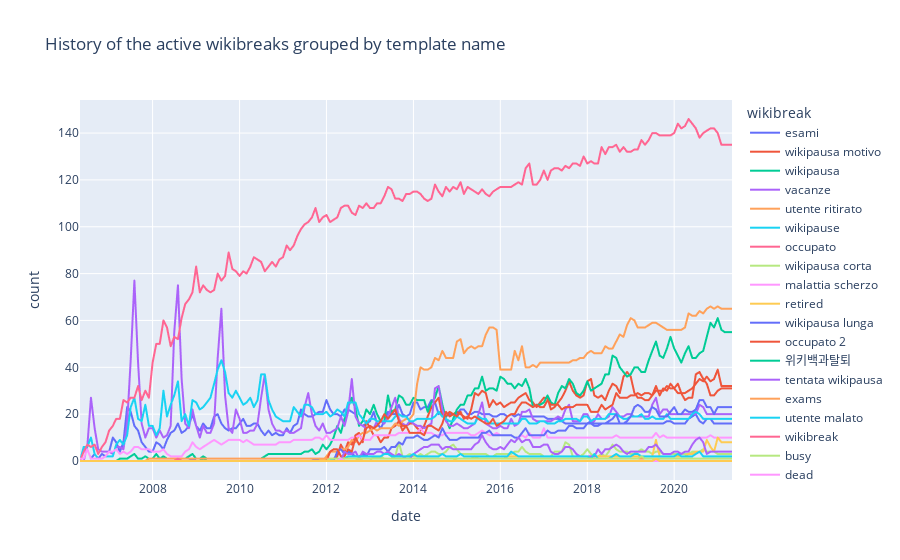

Here is the notebook cell this chart was saved with:
### Code cell
fig = px.line(breaks_history_wikibreak_count_cleaned, x='date', y='count', color='wikibreak', title='History of the active wikibreaks grouped by template name')
fig.show()

### Figure 1 — Plotly figure (JSON) as saved in the notebook; plotly's stock layout.template omitted (floating-point values rounded to 4 significant figures; data arrays with more than 128 entries replaced by an {"elided": "..."} marker saying what was removed)
{"data": [{"hovertemplate": "wikibreak=esami<br>date=%{x}<br>count=%{y}<extra></extra>", "legendgroup": "esami", "line": {"color": "#636efa", "dash": "solid"}, "mode": "lines", "name": "esami", "showlegend": true, "type": "scattergl", "x": {"elided": "181 str values"}, "xaxis": "x", "y": {"elided": "181 int values"}, "yaxis": "y"}, {"hovertemplate": "wikibreak=wikipausa motivo<br>date=%{x}<br>count=%{y}<extra></extra>", "legendgroup": "wikipausa motivo", "line": {"color": "#EF553B", "dash": "solid"}, "mode": "lines", "name": "wikipausa motivo", "showlegend": true, "type": "scattergl", "x": {"elided": "181 str values"}, "xaxis": "x", "y": {"elided": "181 int values"}, "yaxis": "y"}, {"hovertemplate": "wikibreak=wikipausa<br>date=%{x}<br>count=%{y}<extra></extra>", "legendgroup": "wikipausa", "line": {"color": "#00cc96", "dash": "solid"}, "mode": "lines", "name": "wikipausa", "showlegend": true, "type": "scattergl", "x": {"elided": "181 str values"}, "xaxis": "x", "y": {"elided": "181 int values"}, "yaxis": "y"}, {"hovertemplate": "wikibreak=vacanze<br>date=%{x}<br>count=%{y}<extra></extra>", "legendgroup": "vacanze", "line": {"color": "#ab63fa", "dash": "solid"}, "mode": "lines", "name": "vacanze", "showlegend": true, "type": "scattergl", "x": {"elided": "181 str values"}, "xaxis": "x", "y": {"elided": "181 int values"}, "yaxis": "y"}, {"hovertemplate": "wikibreak=utente ritirato<br>date=%{x}<br>count=%{y}<extra></extra>", "legendgroup": "utente ritirato", "line": {"color": "#FFA15A", "dash": "solid"}, "mode": "lines", "name": "utente ritirato", "showlegend": true, "type": "scattergl", "x": {"elided": "181 str values"}, "xaxis": "x", "y": {"elided": "181 int values"}, "yaxis": "y"}, {"hovertemplate": "wikibreak=wikipause<br>date=%{x}<br>count=%{y}<extra></extra>", "legendgroup": "wikipause", "line": {"color": "#19d3f3", "dash": "solid"}, "mode": "lines", "name": "wikipause", "showlegend": true, "type": "scattergl", "x": {"elided": "181 str values"}, "xaxis": "x", "y": {"elided": "181 int values"}, "yaxis": "y"}, {"hovertemplate": "wikibreak=occupato<br>date=%{x}<br>count=%{y}<extra></extra>", "legendgroup": "occupato", "line": {"color": "#FF6692", "dash": "solid"}, "mode": "lines", "name": "occupato", "showlegend": true, "type": "scattergl", "x": {"elided": "181 str values"}, "xaxis": "x", "y": {"elided": "181 int values"}, "yaxis": "y"}, {"hovertemplate": "wikibreak=wikipausa corta<br>date=%{x}<br>count=%{y}<extra></extra>", "legendgroup": "wikipausa corta", "line": {"color": "#B6E880", "dash": "solid"}, "mode": "lines", "name": "wikipausa corta", "showlegend": true, "type": "scattergl", "x": {"elided": "181 str values"}, "xaxis": "x", "y": {"elided": "181 int values"}, "yaxis": "y"}, {"hovertemplate": "wikibreak=malattia scherzo<br>date=%{x}<br>count=%{y}<extra></extra>", "legendgroup": "malattia scherzo", "line": {"color": "#FF97FF", "dash": "solid"}, "mode": "lines", "name": "malattia scherzo", "showlegend": true, "type": "scattergl", "x": {"elided": "181 str values"}, "xaxis": "x", "y": {"elided": "181 int values"}, "yaxis": "y"}, {"hovertemplate": "wikibreak=retired<br>date=%{x}<br>count=%{y}<extra></extra>", "legendgroup": "retired", "line": {"color": "#FECB52", "dash": "solid"}, "mode": "lines", "name": "retired", "showlegend": true, "type": "scattergl", "x": {"elided": "181 str values"}, "xaxis": "x", "y": {"elided": "181 int values"}, "yaxis": "y"}, {"hovertemplate": "wikibreak=wikipausa lunga<br>date=%{x}<br>count=%{y}<extra></extra>", "legendgroup": "wikipausa lunga", "line": {"color": "#636efa", "dash": "solid"}, "mode": "lines", "name": "wikipausa lunga", "showlegend": true, "type": "scattergl", "x": {"elided": "181 str values"}, "xaxis": "x", "y": {"elided": "181 int values"}, "yaxis": "y"}, {"hovertemplate": "wikibreak=occupato 2<br>date=%{x}<br>count=%{y}<extra></extra>", "legendgroup": "occupato 2", "line": {"color": "#EF553B", "dash": "solid"}, "mode": "lines", "name": "occupato 2", "showlegend": true, "type": "scattergl", "x": {"elided": "181 str values"}, "xaxis": "x", "y": {"elided": "181 int values"}, "yaxis": "y"}, {"hovertemplate": "wikibreak=위키백과탈퇴<br>date=%{x}<br>count=%{y}<extra></extra>", "legendgroup": "위키백과탈퇴", "line": {"color": "#00cc96", "dash": "solid"}, "mode": "lines", "name": "위키백과탈퇴", "showlegend": true, "type": "scattergl", "x": {"elided": "181 str values"}, "xaxis": "x", "y": {"elided": "181 int values"}, "yaxis": "y"}, {"hovertemplate": "wikibreak=tentata wikipausa<br>date=%{x}<br>count=%{y}<extra></extra>", "legendgroup": "tentata wikipausa", "line": {"color": "#ab63fa", "dash": "solid"}, "mode": "lines", "name": "tentata wikipausa", "showlegend": true, "type": "scattergl", "x": {"elided": "181 str values"}, "xaxis": "x", "y": {"elided": "181 int values"}, "yaxis": "y"}, {"hovertemplate": "wikibreak=exams<br>date=%{x}<br>count=%{y}<extra></extra>", "legendgroup": "exams", "line": {"color": "#FFA15A", "dash": "solid"}, "mode": "lines", "name": "exams", "showlegend": true, "type": "scattergl", "x": {"elided": "181 str values"}, "xaxis": "x", "y": {"elided": "181 int values"}, "yaxis": "y"}, {"hovertemplate": "wikibreak=utente malato<br>date=%{x}<br>count=%{y}<extra></extra>", "legendgroup": "utente malato", "line": {"color": "#19d3f3", "dash": "solid"}, "mode": "lines", "name": "utente malato", "showlegend": true, "type": "scattergl", "x": {"elided": "181 str values"}, "xaxis": "x", "y": {"elided": "181 int values"}, "yaxis": "y"}, {"hovertemplate": "wikibreak=wikibreak<br>date=%{x}<br>count=%{y}<extra></extra>", "legendgroup": "wikibreak", "line": {"color": "#FF6692", "dash": "solid"}, "mode": "lines", "name": "wikibreak", "showlegend": true, "type": "scattergl", "x": {"elided": "181 str values"}, "xaxis": "x", "y": {"elided": "181 int values"}, "yaxis": "y"}, {"hovertemplate": "wikibreak=busy<br>date=%{x}<br>count=%{y}<extra></extra>", "legendgroup": "busy", "line": {"color": "#B6E880", "dash": "solid"}, "mode": "lines", "name": "busy", "showlegend": true, "type": "scattergl", "x": {"elided": "181 str values"}, "xaxis": "x", "y": {"elided": "181 int values"}, "yaxis": "y"}, {"hovertemplate": "wikibreak=dead<br>date=%{x}<br>count=%{y}<extra></extra>", "legendgroup": "dead", "line": {"color": "#FF97FF", "dash": "solid"}, "mode": "lines", "name": "dead", "showlegend": true, "type": "scattergl", "x": {"elided": "181 str values"}, "xaxis": "x", "y": {"elided": "181 int values"}, "yaxis": "y"}, {"hovertemplate": "wikibreak=semi-retired<br>date=%{x}<br>count=%{y}<extra></extra>", "legendgroup": "semi-retired", "line": {"color": "#FECB52", "dash": "solid"}, "mode": "lines", "name": "semi-retired", "showlegend": true, "type": "scattergl", "x": {"elided": "181 str values"}, "xaxis": "x", "y": {"elided": "181 int values"}, "yaxis": "y"}], "layout": {"legend": {"title": {"text": "wikibreak"}, "tracegroupgap": 0}, "title": {"text": "History of the active wikibreaks grouped by template name"}, "xaxis": {"anchor": "y", "domain": [0, 1], "title": {"text": "date"}}, "yaxis": {"anchor": "x", "domain": [0, 1], "title": {"text": "count"}}}}
